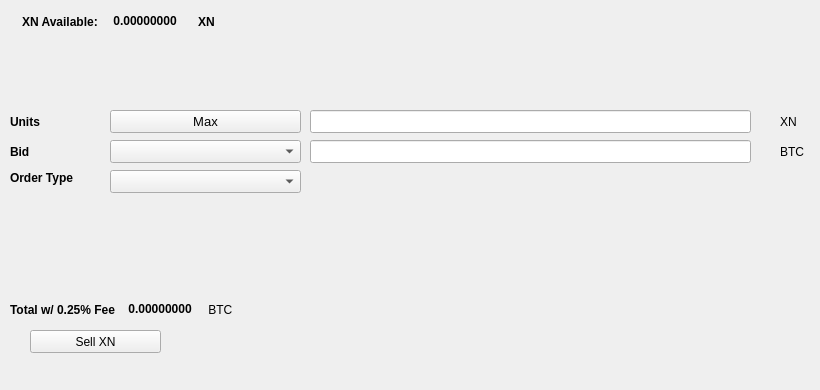
   <widget class="QWidget" name="SellTab">
    <attribute name="title">
     <string>Sell</string>
    </attribute>
    <widget class="QLabel" name="label_16">
     <property name="geometry">
      <rect>
       <x>780</x>
       <y>140</y>
       <width>31</width>
       <height>23</height>
      </rect>
     </property>
     <property name="text">
      <string>BTC</string>
     </property>
    </widget>
    <widget class="QComboBox" name="SellBidcomboBox">
     <property name="geometry">
      <rect>
       <x>110</x>
       <y>140</y>
       <width>191</width>
       <height>23</height>
      </rect>
     </property>
     <property name="font">
      <font>
       <pointsize>10</pointsize>
      </font>
     </property>
    </widget>
    <widget class="QLabel" name="label_18">
     <property name="geometry">
      <rect>
       <x>10</x>
       <y>110</y>
       <width>46</width>
       <height>23</height>
      </rect>
     </property>
     <property name="font">
      <font>
       <weight>75</weight>
       <bold>true</bold>
      </font>
     </property>
     <property name="text">
      <string>Units</string>
     </property>
    </widget>
    <widget class="QPushButton" name="Sell_Max_Amount">
     <property name="geometry">
      <rect>
       <x>110</x>
       <y>110</y>
       <width>191</width>
       <height>23</height>
      </rect>
     </property>
     <property name="font">
      <font>
       <pointsize>10</pointsize>
      </font>
     </property>
     <property name="text">
      <string>Max</string>
     </property>
    </widget>
    <widget class="QLabel" name="label_20">
     <property name="geometry">
      <rect>
       <x>10</x>
       <y>170</y>
       <width>91</width>
       <height>16</height>
      </rect>
     </property>
     <property name="font">
      <font>
       <weight>75</weight>
       <bold>true</bold>
      </font>
     </property>
     <property name="text">
      <string>Order Type</string>
     </property>
    </widget>
    <widget class="QComboBox" name="SellOrdertypeCombo">
     <property name="geometry">
      <rect>
       <x>110</x>
       <y>170</y>
       <width>191</width>
       <height>23</height>
      </rect>
     </property>
     <property name="font">
      <font>
       <pointsize>10</pointsize>
      </font>
     </property>
    </widget>
    <widget class="QLabel" name="label_21">
     <property name="geometry">
      <rect>
       <x>10</x>
       <y>140</y>
       <width>46</width>
       <height>23</height>
      </rect>
     </property>
     <property name="font">
      <font>
       <weight>75</weight>
       <bold>true</bold>
      </font>
     </property>
     <property name="text">
      <string>Bid</string>
     </property>
    </widget>
    <widget class="QLabel" name="label_22">
     <property name="geometry">
      <rect>
       <x>780</x>
       <y>110</y>
       <width>31</width>
       <height>23</height>
      </rect>
     </property>
     <property name="text">
      <string>XN</string>
     </property>
    </widget>
    <widget class="QLineEdit" name="UnitsInputXN">
     <property name="geometry">
      <rect>
       <x>310</x>
       <y>110</y>
       <width>441</width>
       <height>23</height>
      </rect>
     </property>
     <property name="font">
      <font>
       <pointsize>9</pointsize>
       <weight>75</weight>
       <bold>true</bold>
      </font>
     </property>
    </widget>
    <widget class="QLineEdit" name="SellBidPriceEdit">
     <property name="geometry">
      <rect>
       <x>310</x>
       <y>140</y>
       <width>441</width>
       <height>23</height>
      </rect>
     </property>
     <property name="font">
      <font>
       <pointsize>9</pointsize>
       <weight>75</weight>
       <bold>true</bold>
      </font>
     </property>
    </widget>
    <widget class="QPushButton" name="SellXNBTN">
     <property name="geometry">
      <rect>
       <x>30</x>
       <y>330</y>
       <width>131</width>
       <height>23</height>
      </rect>
     </property>
     <property name="text">
      <string>Sell XN</string>
     </property>
     <property name="icon">
      <iconset resource="../nodium">
       <normaloff>:/icons/bitcoin</normaloff>:/icons/bitcoin</iconset>
     </property>
    </widget>
    <widget class="QWidget" name="layoutWidget3">
     <property name="geometry">
      <rect>
       <x>22</x>
       <y>12</y>
       <width>258</width>
       <height>19</height>
      </rect>
     </property>
     <layout class="QHBoxLayout" name="horizontalLayout">
      <item>
       <widget class="QLabel" name="label232_2">
        <property name="font">
         <font>
          <weight>75</weight>
          <bold>true</bold>
         </font>
        </property>
        <property name="text">
         <string>XN Available:</string>
        </property>
       </widget>
      </item>
      <item>
       <widget class="QLabel" name="XNAvailableLabel">
        <property name="palette">
         <palette>
          <active>
           <colorrole role="WindowText">
            <brush brushstyle="SolidPattern">
             <color alpha="255">
              <red>0</red>
              <green>0</green>
              <blue>0</blue>
             </color>
            </brush>
           </colorrole>
           <colorrole role="Button">
            <brush brushstyle="SolidPattern">
             <color alpha="255">
              <red>0</red>
              <green>170</green>
              <blue>0</blue>
             </color>
            </brush>
           </colorrole>
           <colorrole role="Light">
            <brush brushstyle="SolidPattern">
             <color alpha="255">
              <red>0</red>
              <green>255</green>
              <blue>0</blue>
             </color>
            </brush>
           </colorrole>
           <colorrole role="Midlight">
            <brush brushstyle="SolidPattern">
             <color alpha="255">
              <red>0</red>
              <green>212</green>
              <blue>0</blue>
             </color>
            </brush>
           </colorrole>
           <colorrole role="Dark">
            <brush brushstyle="SolidPattern">
             <color alpha="255">
              <red>0</red>
              <green>85</green>
              <blue>0</blue>
             </color>
            </brush>
           </colorrole>
           <colorrole role="Mid">
            <brush brushstyle="SolidPattern">
             <color alpha="255">
              <red>0</red>
              <green>113</green>
              <blue>0</blue>
             </color>
            </brush>
           </colorrole>
           <colorrole role="Text">
            <brush brushstyle="SolidPattern">
             <color alpha="255">
              <red>0</red>
              <green>170</green>
              <blue>0</blue>
             </color>
            </brush>
           </colorrole>
           <colorrole role="BrightText">
            <brush brushstyle="SolidPattern">
             <color alpha="255">
              <red>255</red>
              <green>255</green>
              <blue>255</blue>
             </color>
            </brush>
           </colorrole>
           <colorrole role="ButtonText">
            <brush brushstyle="SolidPattern">
             <color alpha="255">
              <red>0</red>
              <green>0</green>
              <blue>0</blue>
             </color>
            </brush>
           </colorrole>
           <colorrole role="Base">
            <brush brushstyle="SolidPattern">
             <color alpha="255">
              <red>255</red>
              <green>255</green>
              <blue>255</blue>
             </color>
            </brush>
           </colorrole>
           <colorrole role="Window">
            <brush brushstyle="SolidPattern">
             <color alpha="255">
              <red>0</red>
              <green>170</green>
              <blue>0</blue>
             </color>
            </brush>
           </colorrole>
           <colorrole role="Shadow">
            <brush brushstyle="SolidPattern">
             <color alpha="255">
              <red>0</red>
              <green>0</green>
              <blue>0</blue>
             </color>
            </brush>
           </colorrole>
           <colorrole role="AlternateBase">
            <brush brushstyle="SolidPattern">
             <color alpha="255">
              <red>127</red>
              <green>212</green>
              <blue>127</blue>
             </color>
            </brush>
           </colorrole>
           <colorrole role="ToolTipBase">
            <brush brushstyle="SolidPattern">
             <color alpha="255">
              <red>255</red>
              <green>255</green>
              <blue>220</blue>
             </color>
            </brush>
           </colorrole>
           <colorrole role="ToolTipText">
            <brush brushstyle="SolidPattern">
             <color alpha="255">
              <red>0</red>
              <green>0</green>
              <blue>0</blue>
             </color>
            </brush>
           </colorrole>
          </active>
          <inactive>
           <colorrole role="WindowText">
            <brush brushstyle="SolidPattern">
             <color alpha="255">
              <red>0</red>
              <green>0</green>
              <blue>0</blue>
             </color>
            </brush>
           </colorrole>
           <colorrole role="Button">
            <brush brushstyle="SolidPattern">
             <color alpha="255">
              <red>0</red>
              <green>170</green>
              <blue>0</blue>
             </color>
            </brush>
           </colorrole>
           <colorrole role="Light">
            <brush brushstyle="SolidPattern">
             <color alpha="255">
              <red>0</red>
              <green>255</green>
              <blue>0</blue>
             </color>
            </brush>
           </colorrole>
           <colorrole role="Midlight">
            <brush brushstyle="SolidPattern">
             <color alpha="255">
              <red>0</red>
              <green>212</green>
              <blue>0</blue>
             </color>
            </brush>
           </colorrole>
           <colorrole role="Dark">
            <brush brushstyle="SolidPattern">
             <color alpha="255">
              <red>0</red>
              <green>85</green>
              <blue>0</blue>
             </color>
            </brush>
           </colorrole>
           <colorrole role="Mid">
            <brush brushstyle="SolidPattern">
             <color alpha="255">
              <red>0</red>
              <green>113</green>
              <blue>0</blue>
             </color>
            </brush>
           </colorrole>
           <colorrole role="Text">
            <brush brushstyle="SolidPattern">
             <color alpha="255">
              <red>0</red>
              <green>170</green>
              <blue>0</blue>
             </color>
            </brush>
           </colorrole>
           <colorrole role="BrightText">
            <brush brushstyle="SolidPattern">
             <color alpha="255">
              <red>255</red>
              <green>255</green>
              <blue>255</blue>
             </color>
            </brush>
           </colorrole>
           <colorrole role="ButtonText">
            <brush brushstyle="SolidPattern">
             <color alpha="255">
              <red>0</red>
              <green>0</green>
              <blue>0</blue>
             </color>
            </brush>
           </colorrole>
           <colorrole role="Base">
            <brush brushstyle="SolidPattern">
             <color alpha="255">
              <red>255</red>
              <green>255</green>
              <blue>255</blue>
             </color>
            </brush>
           </colorrole>
           <colorrole role="Window">
            <brush brushstyle="SolidPattern">
             <color alpha="255">
              <red>0</red>
              <green>170</green>
              <blue>0</blue>
             </color>
            </brush>
           </colorrole>
           <colorrole role="Shadow">
            <brush brushstyle="SolidPattern">
             <color alpha="255">
              <red>0</red>
              <green>0</green>
              <blue>0</blue>
             </color>
            </brush>
           </colorrole>
           <colorrole role="AlternateBase">
            <brush brushstyle="SolidPattern">
             <color alpha="255">
              <red>127</red>
              <green>212</green>
              <blue>127</blue>
             </color>
            </brush>
           </colorrole>
           <colorrole role="ToolTipBase">
            <brush brushstyle="SolidPattern">
             <color alpha="255">
              <red>255</red>
              <green>255</green>
              <blue>220</blue>
             </color>
            </brush>
           </colorrole>
           <colorrole role="ToolTipText">
            <brush brushstyle="SolidPattern">
             <color alpha="255">
              <red>0</red>
              <green>0</green>
              <blue>0</blue>
             </color>
            </brush>
           </colorrole>
          </inactive>
          <disabled>
           <colorrole role="WindowText">
            <brush brushstyle="SolidPattern">
             <color alpha="255">
              <red>0</red>
              <green>85</green>
              <blue>0</blue>
             </color>
            </brush>
           </colorrole>
           <colorrole role="Button">
            <brush brushstyle="SolidPattern">
             <color alpha="255">
              <red>0</red>
              <green>170</green>
              <blue>0</blue>
             </color>
            </brush>
           </colorrole>
           <colorrole role="Light">
            <brush brushstyle="SolidPattern">
             <color alpha="255">
              <red>0</red>
              <green>255</green>
              <blue>0</blue>
             </color>
            </brush>
           </colorrole>
           <colorrole role="Midlight">
            <brush brushstyle="SolidPattern">
             <color alpha="255">
              <red>0</red>
              <green>212</green>
              <blue>0</blue>
             </color>
            </brush>
           </colorrole>
           <colorrole role="Dark">
            <brush brushstyle="SolidPattern">
             <color alpha="255">
              <red>0</red>
              <green>85</green>
              <blue>0</blue>
             </color>
            </brush>
           </colorrole>
           <colorrole role="Mid">
            <brush brushstyle="SolidPattern">
             <color alpha="255">
              <red>0</red>
              <green>113</green>
              <blue>0</blue>
             </color>
            </brush>
           </colorrole>
           <colorrole role="Text">
            <brush brushstyle="SolidPattern">
             <color alpha="255">
              <red>0</red>
              <green>85</green>
              <blue>0</blue>
             </color>
            </brush>
           </colorrole>
           <colorrole role="BrightText">
            <brush brushstyle="SolidPattern">
             <color alpha="255">
              <red>255</red>
              <green>255</green>
              <blue>255</blue>
             </color>
            </brush>
           </colorrole>
           <colorrole role="ButtonText">
            <brush brushstyle="SolidPattern">
             <color alpha="255">
              <red>0</red>
              <green>85</green>
              <blue>0</blue>
             </color>
            </brush>
           </colorrole>
           <colorrole role="Base">
            <brush brushstyle="SolidPattern">
             <color alpha="255">
              <red>0</red>
              <green>170</green>
              <blue>0</blue>
             </color>
            </brush>
           </colorrole>
           <colorrole role="Window">
            <brush brushstyle="SolidPattern">
             <color alpha="255">
              <red>0</red>
              <green>170</green>
              <blue>0</blue>
             </color>
            </brush>
           </colorrole>
           <colorrole role="Shadow">
            <brush brushstyle="SolidPattern">
             <color alpha="255">
              <red>0</red>
              <green>0</green>
              <blue>0</blue>
             </color>
            </brush>
           </colorrole>
           <colorrole role="AlternateBase">
            <brush brushstyle="SolidPattern">
             <color alpha="255">
              <red>0</red>
              <green>170</green>
              <blue>0</blue>
             </color>
            </brush>
           </colorrole>
           <colorrole role="ToolTipBase">
            <brush brushstyle="SolidPattern">
             <color alpha="255">
              <red>255</red>
              <green>255</green>
              <blue>220</blue>
             </color>
            </brush>
           </colorrole>
           <colorrole role="ToolTipText">
            <brush brushstyle="SolidPattern">
             <color alpha="255">
              <red>0</red>
              <green>0</green>
              <blue>0</blue>
             </color>
            </brush>
           </colorrole>
          </disabled>
         </palette>
        </property>
        <property name="font">
         <font>
          <weight>75</weight>
          <bold>true</bold>
         </font>
        </property>
        <property name="text">
         <string> 0.00000000 </string>
        </property>
        <property name="textInteractionFlags">
         <set>Qt::LinksAccessibleByMouse|Qt::TextSelectableByKeyboard|Qt::TextSelectableByMouse</set>
        </property>
       </widget>
      </item>
      <item>
       <widget class="QLabel" name="labelXN">
        <property name="font">
         <font>
          <weight>75</weight>
          <bold>true</bold>
         </font>
        </property>
        <property name="text">
         <string>XN</string>
        </property>
       </widget>
      </item>
     </layout>
    </widget>
    <widget class="QWidget" name="layoutWidget">
     <property name="geometry">
      <rect>
       <x>10</x>
       <y>300</y>
       <width>268</width>
       <height>19</height>
      </rect>
     </property>
     <layout class="QHBoxLayout" name="horizontalLayout_2">
      <item>
       <widget class="QLabel" name="label_19">
        <property name="font">
         <font>
          <weight>75</weight>
          <bold>true</bold>
         </font>
        </property>
        <property name="text">
         <string>Total w/ 0.25% Fee </string>
        </property>
       </widget>
      </item>
      <item>
       <widget class="QLabel" name="SellCostLabel">
        <property name="palette">
         <palette>
          <active>
           <colorrole role="WindowText">
            <brush brushstyle="SolidPattern">
             <color alpha="255">
              <red>0</red>
              <green>0</green>
              <blue>0</blue>
             </color>
            </brush>
           </colorrole>
           <colorrole role="Button">
            <brush brushstyle="SolidPattern">
             <color alpha="255">
              <red>0</red>
              <green>170</green>
              <blue>0</blue>
             </color>
            </brush>
           </colorrole>
           <colorrole role="Light">
            <brush brushstyle="SolidPattern">
             <color alpha="255">
              <red>0</red>
              <green>255</green>
              <blue>0</blue>
             </color>
            </brush>
           </colorrole>
           <colorrole role="Midlight">
            <brush brushstyle="SolidPattern">
             <color alpha="255">
              <red>0</red>
              <green>212</green>
              <blue>0</blue>
             </color>
            </brush>
           </colorrole>
           <colorrole role="Dark">
            <brush brushstyle="SolidPattern">
             <color alpha="255">
              <red>0</red>
              <green>85</green>
              <blue>0</blue>
             </color>
            </brush>
           </colorrole>
           <colorrole role="Mid">
            <brush brushstyle="SolidPattern">
             <color alpha="255">
              <red>0</red>
              <green>113</green>
              <blue>0</blue>
             </color>
            </brush>
           </colorrole>
           <colorrole role="Text">
            <brush brushstyle="SolidPattern">
             <color alpha="255">
              <red>0</red>
              <green>170</green>
              <blue>0</blue>
             </color>
            </brush>
           </colorrole>
           <colorrole role="BrightText">
            <brush brushstyle="SolidPattern">
             <color alpha="255">
              <red>255</red>
              <green>255</green>
              <blue>255</blue>
             </color>
            </brush>
           </colorrole>
           <colorrole role="ButtonText">
            <brush brushstyle="SolidPattern">
             <color alpha="255">
              <red>0</red>
              <green>0</green>
              <blue>0</blue>
             </color>
            </brush>
           </colorrole>
           <colorrole role="Base">
            <brush brushstyle="SolidPattern">
             <color alpha="255">
              <red>255</red>
              <green>255</green>
              <blue>255</blue>
             </color>
            </brush>
           </colorrole>
           <colorrole role="Window">
            <brush brushstyle="SolidPattern">
             <color alpha="255">
              <red>0</red>
              <green>170</green>
              <blue>0</blue>
             </color>
            </brush>
           </colorrole>
           <colorrole role="Shadow">
            <brush brushstyle="SolidPattern">
             <color alpha="255">
              <red>0</red>
              <green>0</green>
              <blue>0</blue>
             </color>
            </brush>
           </colorrole>
           <colorrole role="AlternateBase">
            <brush brushstyle="SolidPattern">
             <color alpha="255">
              <red>127</red>
              <green>212</green>
              <blue>127</blue>
             </color>
            </brush>
           </colorrole>
           <colorrole role="ToolTipBase">
            <brush brushstyle="SolidPattern">
             <color alpha="255">
              <red>255</red>
              <green>255</green>
              <blue>220</blue>
             </color>
            </brush>
           </colorrole>
           <colorrole role="ToolTipText">
            <brush brushstyle="SolidPattern">
             <color alpha="255">
              <red>0</red>
              <green>0</green>
              <blue>0</blue>
             </color>
            </brush>
           </colorrole>
          </active>
          <inactive>
           <colorrole role="WindowText">
            <brush brushstyle="SolidPattern">
             <color alpha="255">
              <red>0</red>
              <green>0</green>
              <blue>0</blue>
             </color>
            </brush>
           </colorrole>
           <colorrole role="Button">
            <brush brushstyle="SolidPattern">
             <color alpha="255">
              <red>0</red>
              <green>170</green>
              <blue>0</blue>
             </color>
            </brush>
           </colorrole>
           <colorrole role="Light">
            <brush brushstyle="SolidPattern">
             <color alpha="255">
              <red>0</red>
              <green>255</green>
              <blue>0</blue>
             </color>
            </brush>
           </colorrole>
           <colorrole role="Midlight">
            <brush brushstyle="SolidPattern">
             <color alpha="255">
              <red>0</red>
              <green>212</green>
              <blue>0</blue>
             </color>
            </brush>
           </colorrole>
           <colorrole role="Dark">
            <brush brushstyle="SolidPattern">
             <color alpha="255">
              <red>0</red>
              <green>85</green>
              <blue>0</blue>
             </color>
            </brush>
           </colorrole>
           <colorrole role="Mid">
            <brush brushstyle="SolidPattern">
             <color alpha="255">
              <red>0</red>
              <green>113</green>
              <blue>0</blue>
             </color>
            </brush>
           </colorrole>
           <colorrole role="Text">
            <brush brushstyle="SolidPattern">
             <color alpha="255">
              <red>0</red>
              <green>170</green>
              <blue>0</blue>
             </color>
            </brush>
           </colorrole>
           <colorrole role="BrightText">
            <brush brushstyle="SolidPattern">
             <color alpha="255">
              <red>255</red>
              <green>255</green>
              <blue>255</blue>
             </color>
            </brush>
           </colorrole>
           <colorrole role="ButtonText">
            <brush brushstyle="SolidPattern">
             <color alpha="255">
              <red>0</red>
              <green>0</green>
              <blue>0</blue>
             </color>
            </brush>
           </colorrole>
           <colorrole role="Base">
            <brush brushstyle="SolidPattern">
             <color alpha="255">
              <red>255</red>
              <green>255</green>
              <blue>255</blue>
             </color>
            </brush>
           </colorrole>
           <colorrole role="Window">
            <brush brushstyle="SolidPattern">
             <color alpha="255">
              <red>0</red>
              <green>170</green>
              <blue>0</blue>
             </color>
            </brush>
           </colorrole>
           <colorrole role="Shadow">
            <brush brushstyle="SolidPattern">
             <color alpha="255">
              <red>0</red>
              <green>0</green>
              <blue>0</blue>
             </color>
            </brush>
           </colorrole>
           <colorrole role="AlternateBase">
            <brush brushstyle="SolidPattern">
             <color alpha="255">
              <red>127</red>
              <green>212</green>
              <blue>127</blue>
             </color>
            </brush>
           </colorrole>
           <colorrole role="ToolTipBase">
            <brush brushstyle="SolidPattern">
             <color alpha="255">
              <red>255</red>
              <green>255</green>
              <blue>220</blue>
             </color>
            </brush>
           </colorrole>
           <colorrole role="ToolTipText">
            <brush brushstyle="SolidPattern">
             <color alpha="255">
              <red>0</red>
              <green>0</green>
              <blue>0</blue>
             </color>
            </brush>
           </colorrole>
          </inactive>
          <disabled>
           <colorrole role="WindowText">
            <brush brushstyle="SolidPattern">
             <color alpha="255">
              <red>0</red>
              <green>85</green>
              <blue>0</blue>
             </color>
            </brush>
           </colorrole>
           <colorrole role="Button">
            <brush brushstyle="SolidPattern">
             <color alpha="255">
              <red>0</red>
              <green>170</green>
              <blue>0</blue>
             </color>
            </brush>
           </colorrole>
           <colorrole role="Light">
            <brush brushstyle="SolidPattern">
             <color alpha="255">
              <red>0</red>
              <green>255</green>
              <blue>0</blue>
             </color>
            </brush>
           </colorrole>
           <colorrole role="Midlight">
            <brush brushstyle="SolidPattern">
             <color alpha="255">
              <red>0</red>
              <green>212</green>
              <blue>0</blue>
             </color>
            </brush>
           </colorrole>
           <colorrole role="Dark">
            <brush brushstyle="SolidPattern">
             <color alpha="255">
              <red>0</red>
              <green>85</green>
              <blue>0</blue>
             </color>
            </brush>
           </colorrole>
           <colorrole role="Mid">
            <brush brushstyle="SolidPattern">
             <color alpha="255">
              <red>0</red>
              <green>113</green>
              <blue>0</blue>
             </color>
            </brush>
           </colorrole>
           <colorrole role="Text">
            <brush brushstyle="SolidPattern">
             <color alpha="255">
              <red>0</red>
              <green>85</green>
              <blue>0</blue>
             </color>
            </brush>
           </colorrole>
           <colorrole role="BrightText">
            <brush brushstyle="SolidPattern">
             <color alpha="255">
              <red>255</red>
              <green>255</green>
              <blue>255</blue>
             </color>
            </brush>
           </colorrole>
           <colorrole role="ButtonText">
            <brush brushstyle="SolidPattern">
             <color alpha="255">
              <red>0</red>
              <green>85</green>
              <blue>0</blue>
             </color>
            </brush>
           </colorrole>
           <colorrole role="Base">
            <brush brushstyle="SolidPattern">
             <color alpha="255">
              <red>0</red>
              <green>170</green>
              <blue>0</blue>
             </color>
            </brush>
           </colorrole>
           <colorrole role="Window">
            <brush brushstyle="SolidPattern">
             <color alpha="255">
              <red>0</red>
              <green>170</green>
              <blue>0</blue>
             </color>
            </brush>
           </colorrole>
           <colorrole role="Shadow">
            <brush brushstyle="SolidPattern">
             <color alpha="255">
              <red>0</red>
              <green>0</green>
              <blue>0</blue>
             </color>
            </brush>
           </colorrole>
           <colorrole role="AlternateBase">
            <brush brushstyle="SolidPattern">
             <color alpha="255">
              <red>0</red>
              <green>170</green>
              <blue>0</blue>
             </color>
            </brush>
           </colorrole>
           <colorrole role="ToolTipBase">
            <brush brushstyle="SolidPattern">
             <color alpha="255">
              <red>255</red>
              <green>255</green>
              <blue>220</blue>
             </color>
            </brush>
           </colorrole>
           <colorrole role="ToolTipText">
            <brush brushstyle="SolidPattern">
             <color alpha="255">
              <red>0</red>
              <green>0</green>
              <blue>0</blue>
             </color>
            </brush>
           </colorrole>
          </disabled>
         </palette>
        </property>
        <property name="font">
         <font>
          <weight>75</weight>
          <bold>true</bold>
         </font>
        </property>
        <property name="autoFillBackground">
         <bool>false</bool>
        </property>
        <property name="text">
         <string> 0.00000000</string>
        </property>
        <property name="textInteractionFlags">
         <set>Qt::LinksAccessibleByMouse|Qt::TextSelectableByMouse</set>
        </property>
       </widget>
      </item>
      <item>
       <widget class="QLabel" name="label_17">
        <property name="font">
         <font>
          <weight>50</weight>
          <bold>false</bold>
         </font>
        </property>
        <property name="text">
         <string> BTC</string>
        </property>
       </widget>
      </item>
     </layout>
    </widget>
    <widget class="QLabel" name="label_23">
     <property name="geometry">
      <rect>
       <x>460</x>
       <y>300</y>
       <width>281</width>
       <height>81</height>
      </rect>
     </property>
     <property name="text">
      <string/>
     </property>
     <property name="pixmap">
      <pixmap>:/images/bittrex</pixmap>
     </property>
    </widget>
   </widget>
